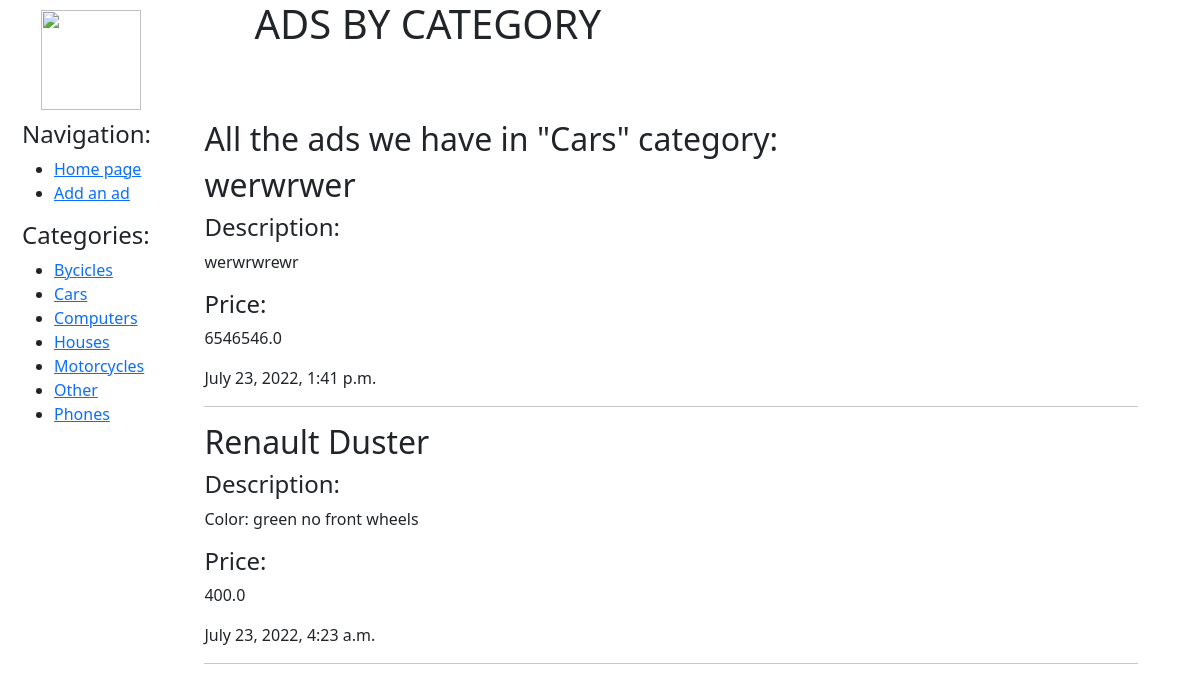
/6/, run on the app's committed database.
### bboard/models.py (models this page shows, shortened)
class Category(models.Model):
    name = models.CharField(max_length=30, db_index=True, verbose_name='Category')
    class Meta:
        ordering = ['name']
    def __str__(self):
        return self.name

class Bb(models.Model):
    title = models.CharField(max_length=50, verbose_name='Title')
    content = models.TextField(null=True, blank=True, verbose_name='Description')
    price = models.FloatField(null=True, blank=True, verbose_name='Price')
    published = models.DateTimeField(auto_now_add=True, db_index=True, verbose_name='Published')
    category = models.ForeignKey(Category, null=True, on_delete=models.PROTECT,
                                 verbose_name='Category')
    class Meta:
        ordering = ['-published']

### bboard/views.py (the view)
# urls.py: path('<int:category_id>/', views.by_category, name='by_category'),
def by_category(request, category_id):
    bbs = Bb.objects.filter(category=category_id)
    categories = Category.objects.all()
    current_category = Category.objects.get(pk=category_id)
    context = {'bbs': bbs,
               'categories': categories,
               'current_category': current_category,
    }
    return render(request, 'bboard/by_category.html', context)

### bboard/templates/bboard/by_category.html (shortened to what this page needs)
{% extends 'bboard/base.html' %}
{%block pagename%}  <h1>Ads by category </h1> {%endblock pagename%}
{%block content%}
    <div>
        <h2>All the ads we have in "{{current_category}}" category:</h2>
        {%if bbs%}
            {%for bb in bbs%}
                <div>
                    <h2>{{bb.title}}</h2>
                    <h4>Description:</h4>
                    <p>{{bb.content}}</p>
                    <h4>Price:</h4>
                    <p>{{bb.price}}</p>
                    <p>{{bb.published}}</p>
                    <hr>
                </div>
            {%endfor%}
        {%else%}
        <br>
            <h4 style="color: red">No adds in this category yet...</h4>
        {%endif %}
    </div>
{%endblock content%}

### bboard/templates/bboard/base.html (shortened to what this page needs)
<!DOCTYPE html>
<html lang="en">
<head>
    <link href="https://cdn.jsdelivr.net/npm/bootstrap@5.2.0/dist/css/bootstrap.min.css" rel="stylesheet">
    {% load static %}
    <link href="{% static 'css/main.css' %}" rel="stylesheet">
</head>
<body>
<div class="container text-center">
  <div class="row">
    <div class="col" style="width: 15%">
        <img src="{% static 'img/logo.png' %}" style="margin: 10px; width:100px; height:100px;" align="absmiddle">
    </div>
    <div class="col-xxl-" style="width: 84%">
        <div class="header">
            {%block pagename%}   {%endblock pagename%}
        </div>
    </div>
  </div>
</div>
<div class="container text-center">
  <div class="row">
    <div class="col" style="width: 15%">
        <div class="nav" >
            <h4>Navigation:</h4>
            <ul>
                <li><a href="{%url 'home'%}">Home page</a></li>
                <li><a href="{%url 'create'%}">Add an ad</a></li>
            </ul>
            {% if categories %}
                <h4>Categories:</h4>
                    <ul>
                        {%for category in categories%}
                            <li><a href="{% url 'by_category' category.pk %}">{{category.name}}</a></li>
                        {%endfor%}
                    </ul>
            {% endif %}
        </div>
    </div>
    <div class="col-xxl-" style="width: 84%">
        <div class="ad_section">
            {%block content%}  {%endblock content%}
        </div>
    </div>
  </div>
</div>
</body>
</html>

### bboard/static/css/main.css (style rules this page uses)
.header { font-size: 40px; text-transform: uppercase; text-align: center; margin-bottom: 0; width:50%; }
.container { width: 100%; margin: 0; }
.nav { margin:10px; margin-top: 0; font-size: 16px; width: 150px; text-align: left; }
.ad_section { margin:10px; margin-top: 0; font-size: 16px; float: left; text-align: left; width: 100%; }

### data on the page
Category: name "Bycicles"
Category: name "Cars"
Category: name "Computers"
Category: name "Houses"
Category: name "Motorcycles"
Category: name "Other"
Category: name "Phones"
Bb: title "werwrwer", content "werwrwrewr", price "6546546.0", published "July 23, 2022, 1:41 p.m."
Bb: title "Renault Duster", content "Color: green no front wheels", price "400.0", published "July 23, 2022, 4:23 a.m."
